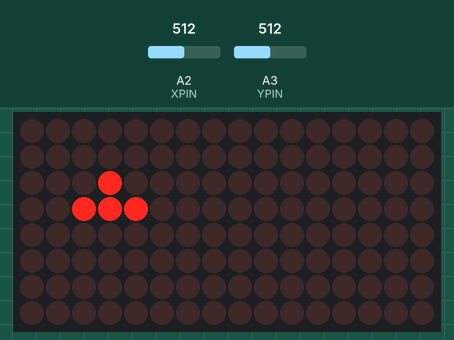
This sketch was run on a simulated Arduino Pro Mini, built with avr-gcc and run on an emulated ATmega328P. On the bench: 16×8 LED matrix. The test bench sets the inputs (shaded band); at power-on: A3 (YPIN) = 512, A2 (XPIN) = 512. Random numbers use the default seed unless the sketch sets one.

Above: at 2.2 s.
2.3 s: A3 (YPIN) set to 351
5.3 s: A3 (YPIN) set to 327
At 6.69 s:
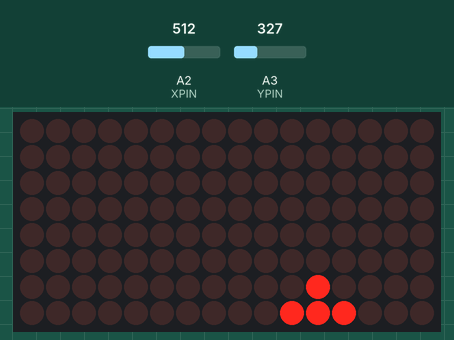
7.5 s: A2 (XPIN) set to 478
9.3 s: A2 (XPIN) set to 453
At 10.03 s:
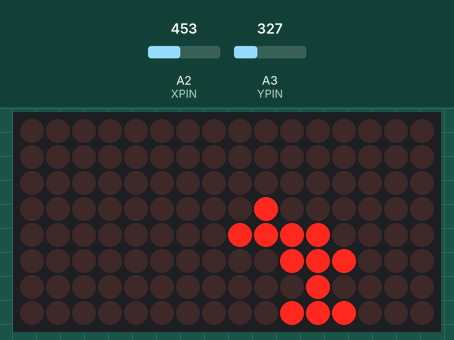
11.2 s: A2 (XPIN) set to 511
At 11.76 s:
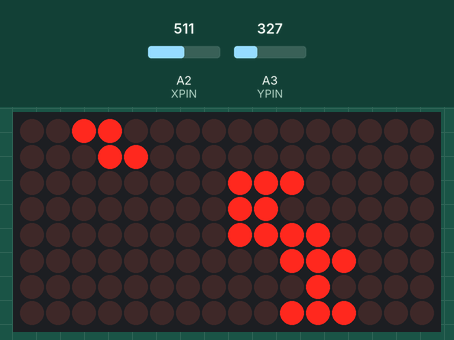
13.1 s: A3 (YPIN) set to 900
At 13.2 s:
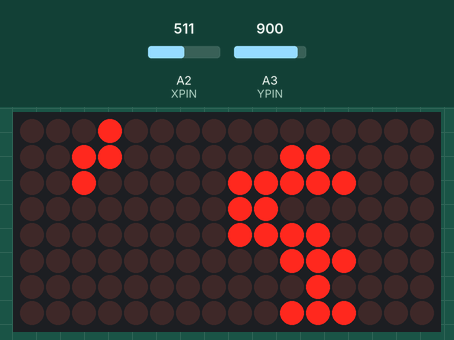

The sketch:

tetris.ino
```cpp
#include "LedControl.h"

#define XPIN A2
#define YPIN A3

#define DINPIN 0
#define CLKPIN 2
#define CSPIN 1
#define DSPLS 2

LedControl lc = LedControl(DINPIN, CLKPIN, CSPIN, DSPLS);
//LedControl lc = LedControl(12, 10, 11, 2); // pro mini settings

void setup()
{
  delay(1000);

  lc = LedControl(DINPIN, CLKPIN, CSPIN, DSPLS);

  lc.shutdown(0, false);
  lc.shutdown(1, false);
  lc.setIntensity(0, 5);
  lc.setIntensity(1, 5);
  lc.clearDisplay(0);
  lc.clearDisplay(1);

  //Serial.begin(9600);
}

byte getNewX()
{
  int X = analogRead(XPIN);
  byte newX = map(X, 70, 1000, 0, 7);
  return newX;
}

byte getNewY()
{
  int Y = analogRead(YPIN);
  byte newY = map(Y, 70, 1000, 7, 0);
  return newY;
}

#define SCREEN DSPLS * 8 + 1
int screen[SCREEN];

byte t_shape[] =
{
  B0100,
  B1110,
  B0000,
  B0000,

  B1000,
  B1100,
  B1000,
  B0000,

  B1110,
  B0100,
  B0000,
  B0000,

  B0100,
  B1100,
  B0100,
  B0000,
};

byte j_shape[] =
{
  B1110,
  B0010,
  B0000,
  B0000,

  B0100,
  B0100,
  B1100,
  B0000,

  B1000,
  B1110,
  B0000,
  B0000,

  B1100,
  B1000,
  B1000,
  B0000,
};

byte l_shape[] =
{
  B1110,
  B1000,
  B0000,
  B0000,

  B1100,
  B0100,
  B0100,
  B0000,

  B0010,
  B1110,
  B0000,
  B0000,

  B1000,
  B1000,
  B1100,
  B0000,
};

byte o_shape[] =
{
  B1100,
  B1100,
  B0000,
  B0000,

  B1100,
  B1100,
  B0000,
  B0000,

  B1100,
  B1100,
  B0000,
  B0000,

  B1100,
  B1100,
  B0000,
  B0000,
};

byte i_shape[] =
{
  B1111,
  B0000,
  B0000,
  B0000,

  B1000,
  B1000,
  B1000,
  B1000,

  B1111,
  B0000,
  B0000,
  B0000,

  B1000,
  B1000,
  B1000,
  B1000,
};

byte s_shape[] =
{
  B0110,
  B1100,
  B0000,
  B0000,

  B1000,
  B1100,
  B0100,
  B0000,

  B0110,
  B1100,
  B0000,
  B0000,

  B1000,
  B1100,
  B0100,
  B0000,
};

byte z_shape[] =
{
  B1100,
  B0110,
  B0000,
  B0000,

  B0100,
  B1100,
  B1000,
  B0000,

  B1100,
  B0110,
  B0000,
  B0000,

  B0100,
  B1100,
  B1000,
  B0000,
};

byte *shapes[16] = {
  t_shape,
  j_shape,
  l_shape,
  o_shape,
  i_shape,
  s_shape,
  z_shape
};

int i, j;
bool initGame = true;
int x = 0;
byte y = 0;
int prevX = 0;
byte prevY = 0;
byte turn = 0;
byte shapeNum = 0;
byte *prevShape;
unsigned long lastGameLoop = 0;
#define BASE_GAME_DELAY 1000
int baseGameDelay = BASE_GAME_DELAY;
int gameDelay = baseGameDelay;
int systemDelay = 100;

byte *getShape()
{
  byte *shape = shapes[shapeNum];
  return shape + turn * 4;
}

#define BASE_ALGN 2
int algn(byte b, int x)
{
  int res = b << BASE_ALGN;
  if (x < 0)
    res = res << (x * -1);
  else if (x > 0)
    res = res >> x;

  return res;
}

void changeShape()
{
  shapeNum = random(7);
}

void clearScreen()
{
  memset(screen, 0, sizeof(screen));
  screen[SCREEN - 1] = B11111111;
  initGame = false;
}

bool checkHit(byte *shape)
{
  for (i = 0; i < 4; i++)
    if ((screen[y + i] & algn(shape[i], x)) != 0)
      return true;

  return false;
}

bool checkBorder(byte *shape)
{
  bool hit = false;

  for (i = 0; i < 4; i++) {
    int test = algn(shape[i], x);
    // right overflow
    if ((x > BASE_ALGN && (test << (x - BASE_ALGN)) < shape[i])
        // left overflow
        || test > 255)
    {
      hit = true;
      break;
    }
  }

  return hit;
}

void tryDelay(byte newY)
{
  if (newY < 6)
    return;

  gameDelay = gameDelay / 2;
}

void tryTurn(byte newY)
{
  if (newY > 2)
    return;

  byte current = turn;
  turn++;
  if (turn == 4)
    turn = 0;

  byte *tryShape = getShape();

  bool hit = checkHit(tryShape);
  if (!hit)
    hit = checkBorder(tryShape);

  if (hit)
    turn = current;
}

void tryMove(byte newX)
{
  if (newX <= 2)
    x--;
  else if (newX >= 6)
    x++;

  byte *tryShape = getShape();
  bool hit = checkHit(tryShape);
  if (!hit)
    hit = checkBorder(tryShape);

  if (hit)
    x = prevX;
}

void clearPreviousShape()
{
  if (prevShape != NULL)
    for (i = 0; i < 4; i++)
      screen[prevY + i] ^= algn(prevShape[i], prevX);
}

void drawShape(byte *shape)
{
  for (i = 0; i < 4; i++)
    screen[y + i] |= algn(shape[i], x);
}

void drawPreviousShape()
{
  for (i = 0; i < 4; i++)
    screen[prevY + i] |= algn(prevShape[i], prevX);
}

void clearDone()
{
  bool some = false;
  do
  {
    some = false;
    for (i = SCREEN - 2; i >= 0; i--)
    {
      if (screen[i] == 255)
      {
        for (j = i; j >= 1; j--)
        {
          screen[j] = screen[j - 1];
        }
        screen[0] = 0;
        some = true;

        baseGameDelay -= 10;
      }
    }
  } while (some);
}

void checkGameOver(byte *shape)
{
  byte *tryShape = getShape();
  if (checkHit(tryShape))
  {
    initGame = true;
    baseGameDelay = BASE_GAME_DELAY;
  }
}

void draw()
{
  for (i = 0; i < 8; i++)
    for (j = 0; j < DSPLS; j++)
      lc.setRow(j, i, screen[i + j * 8]);
}

void splash()
{
  byte d = 20;

  for (j = 0; j < DSPLS; j++)
  {
    for (i = 1; i < 8; i++)
    {
      lc.setRow(j, i - 1, 0);
      lc.setRow(j, i, 255);
      delay(d);
    }
    lc.setRow(j, 7, 0);
  }

  for (j = DSPLS; j >= 0; j--)
  {
    for (int i = 6; i >= 0; i--)
    {
      lc.setRow(j, i + 1, 0);
      lc.setRow(j, i, 255);
      delay(d);
    }
    lc.setRow(j, 0, 0);
  }
}

void gameLoop(byte newX, byte newY, bool ioLoop)
{
  if (initGame)
  {
    splash();
    clearScreen();
  }

  clearPreviousShape();

  if (ioLoop)
  {
    tryDelay(newY);
    tryTurn(newY);
    tryMove(newX);
  }

  byte *newShape = getShape();

  bool hit = checkHit(newShape);

  if (!hit)
  {
    drawShape(newShape);
    prevX = x;
    prevY = y;
    prevShape = newShape;
    if(!ioLoop)
      y++;
  }
  else
  {
    drawPreviousShape();

    clearDone();

    gameDelay = baseGameDelay;
    x = 0;
    prevX = 0;
    y = 0;
    prevY = 0;
    prevShape = NULL;

    changeShape();

    checkGameOver(newShape);
  }

  draw();
}

void loop()
{
  byte newX = getNewX();
  byte newY = getNewY();

  unsigned long current = millis();

  if (current - lastGameLoop > gameDelay)
  {
    gameLoop(newX, newY, false);
    lastGameLoop = current;
  }

  gameLoop(newX, newY, true);

  delay(systemDelay);
}
```

Measured:
- the behaviour switches between 336 and 335 on A3 (YPIN) (found by bisection; images 0 and 1)
- the behaviour switches between 469 and 468 on A2 (XPIN) (found by bisection; images 1 and 2)
